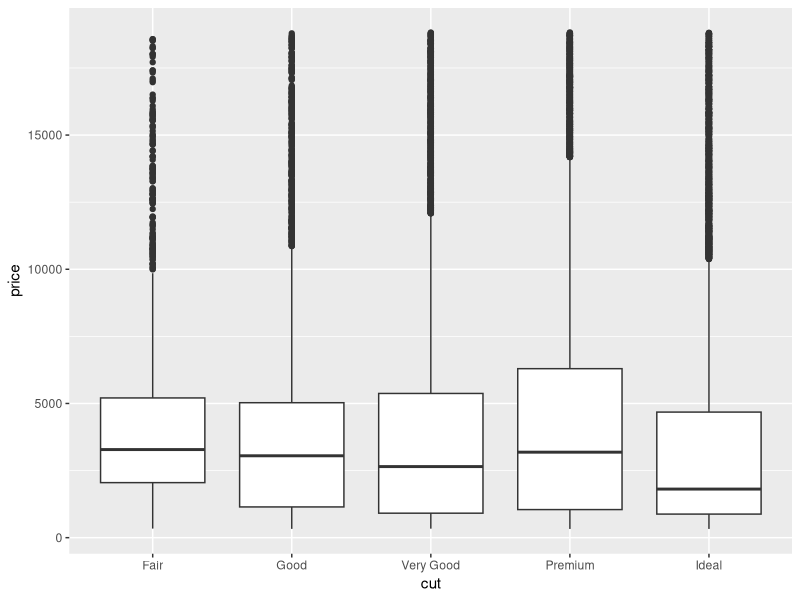
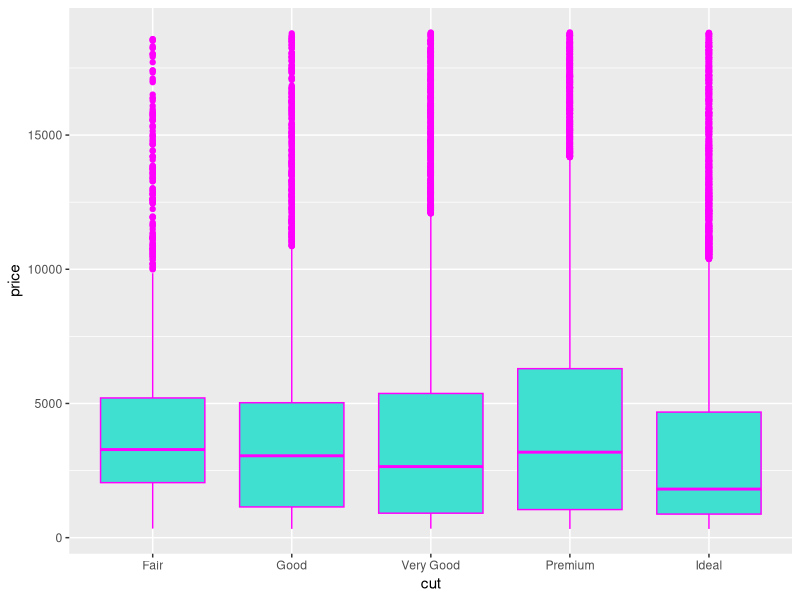
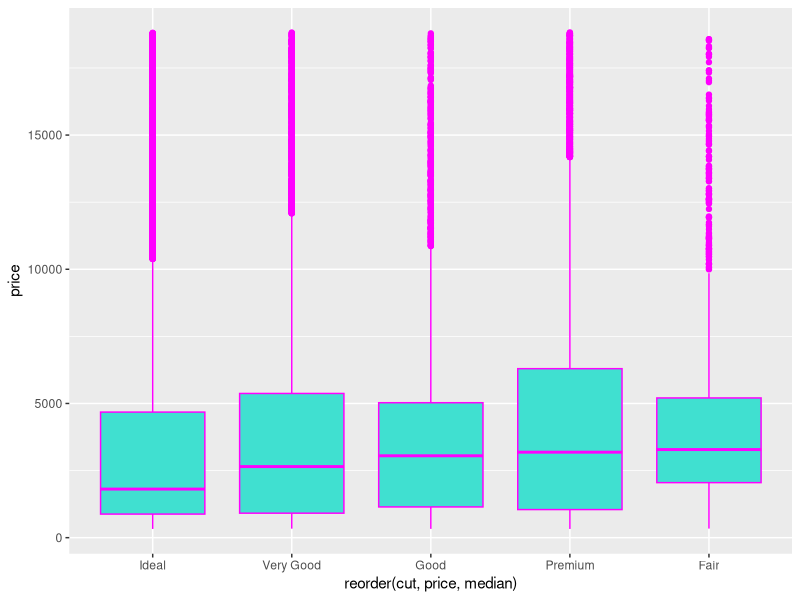
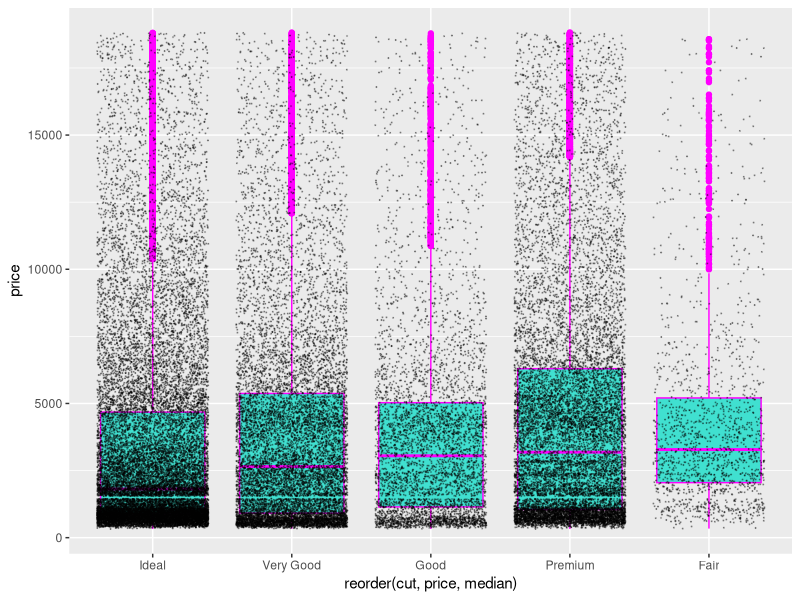
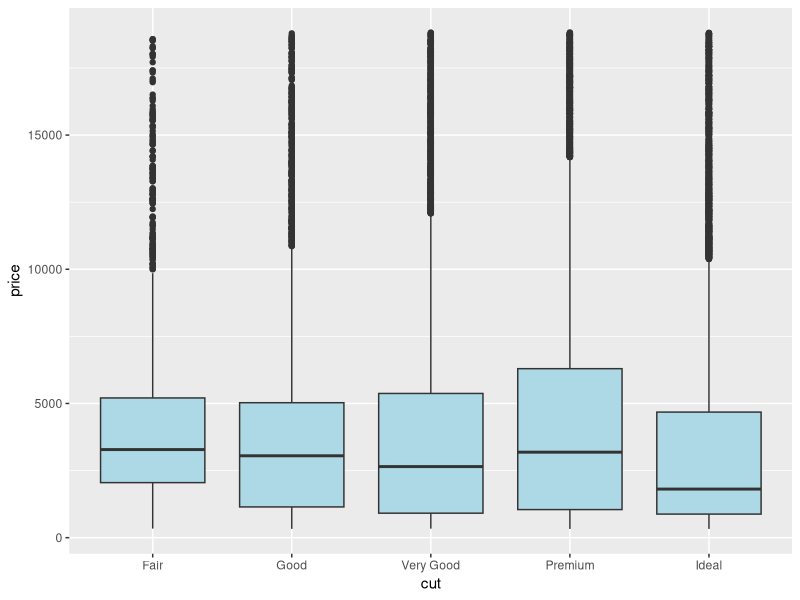
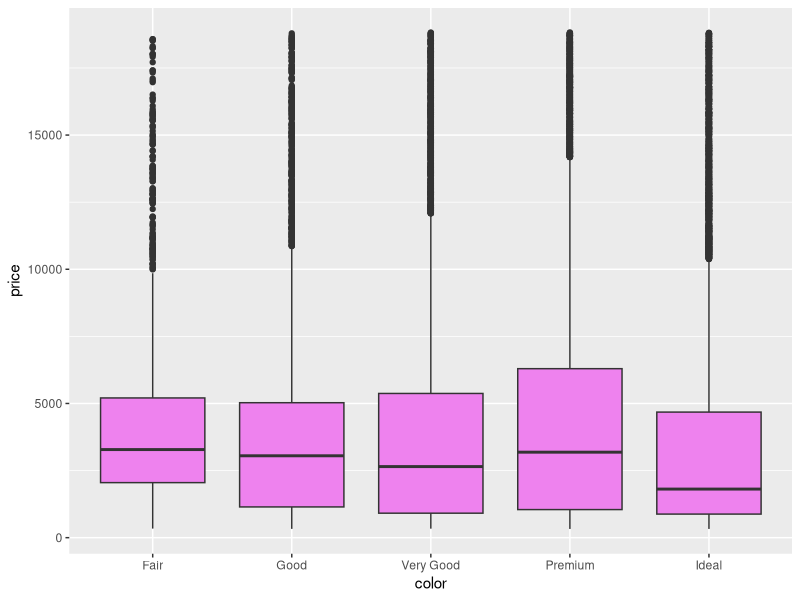
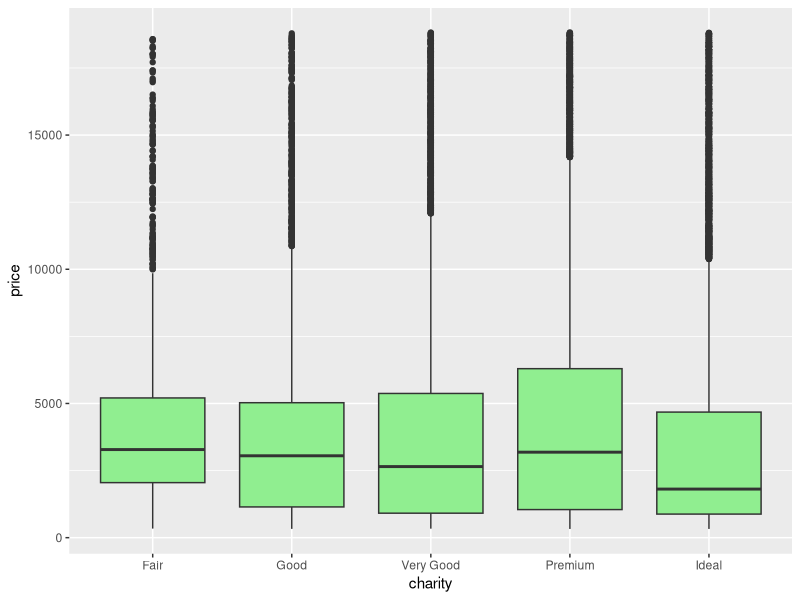
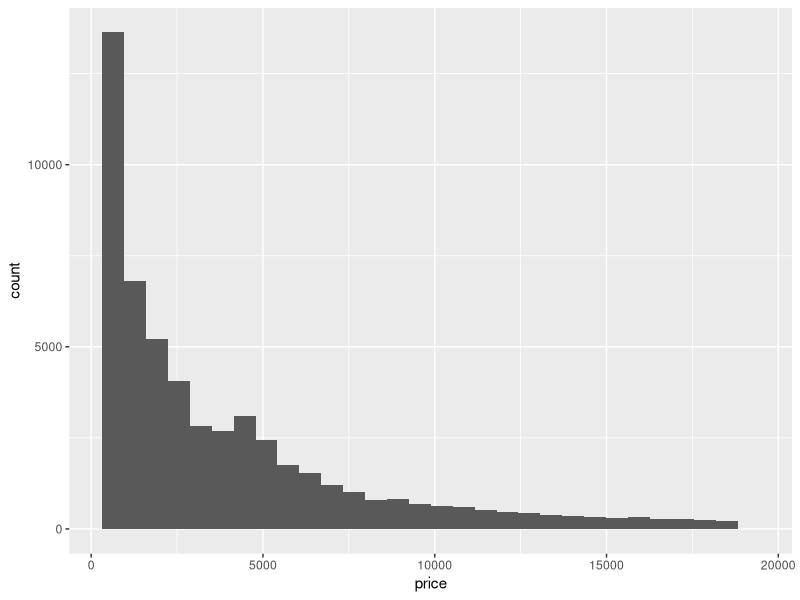

Write R code to recreate these figures, in order.
library(ggplot2)
data(diamonds)
#show the diamond prices, grouped by cut using boxplots
ggplot(diamonds, aes(x =cut, y = price)) +geom_boxplot() + labs(x = "cut", y = "price")
#apply colours to the boxes and their outline
ggplot(diamonds, aes(x =cut, y = price)) +geom_boxplot(fill = "turquoise",colour = "magenta")
#change cut by reorder(cut,price,meadean)in the plot aesthetics
ggplot(diamonds, aes(reorder(cut,price,median),price))+ geom_boxplot(fill = "turquoise",colour = "magenta")
# add geom_jitter(size=0.1,alpha=0.3)
ggplot(diamonds, aes(reorder(cut,price,median),price))+ geom_boxplot(fill = "turquoise",colour = "magenta")+ geom_jitter(size=0.1,alpha=0.3)
#plot a box plot of price which is grouped by cut
ggplot(diamonds, aes(x =cut, y = price)) +geom_boxplot(fill = "light blue")+labs (y="price", x="cut", tittle="box plot of price,grouped by cut")
#plot a box plot of price which is grouped by color
ggplot(diamonds, aes(x =cut, y = price)) +geom_boxplot(fill = "violet")+labs (y="price", x="color", tittle="box plot of price,grouped by cut")
#plot a box with chat which is grouped by charity
ggplot(diamonds, aes(x =cut, y = price)) +geom_boxplot(fill = "light green")+labs (y="price", x="charity", tittle="box plot of price,grouped by cut")


#plot histogram of all the diamond prices
ggplot(diamonds, aes(price)) +geom_histogram()
#create histogam of diamond prices for diffrent cuts,using faceting
ggplot(diamonds, aes(price)) +geom_histogram() +facet_wrap(~cut)
#add suitable argument to geom_histogam to add black outlines around the bars
ggplot(diamonds, aes(price)) +geom_histogram(color="green") +facet_wrap(~cut)
#add width to bars using the control binwidth with a geom_histogram()
ggplot(diamonds, aes(price)) +geom_histogram(binwidth=5)
#plot histogram of price with the plot of diamond
ggplot(diamonds, aes(x =price, fill = cut)) +geom_histogram() + labs (y="count", x="price", tittle= "price with cut of diamond")
#plot histogam of price the the clarity of diamond
ggplot(diamonds, aes(x =price, fill = clarity)) +geom_histogram() + labs (y="count", x="price", tittle= "price with clarity of diamond")
#plot histogram of vaues for price of diamond
ggplot(diamonds, aes(x =price)) +geom_histogram(fill="yellow",color="blue")+ labs (tittle= "histogam of price values")
#plot histogam to represent the lenght of diamond
ggplot(diamonds, aes(x =depth)) +geom_histogram(fill="purple")



#plopt a bar chart of diamond cuts
ggplot(diamonds, aes(cut)) +geom_bar()  
#set diff colors to the bar by adding a fill argument to the geom_bar
ggplot(diamonds, aes(cut)) +geom_bar(fill=c("blue","green","yellow","brown","red"))  
#decrese the width of the bar using the coltrol bar width
ggplot(diamonds, aes(cut,fill = cut)) +geom_bar(width = 0.2) 
#plot a stacked bar chart of diamond cuts by adding fill = clarity
ggplot(diamonds, aes(cut,fill =clarity)) +geom_bar()
#now add position-dodge to geom_bar to obtain groupd bar chart
ggplot(diamonds, aes(cut,fill = clarity)) +geom_bar(position="dodge")
#flip the coordinate system by generating a horizontal bar plot using coord_flip
ggplot(diamonds, aes(cut)) +geom_bar()+coord_flip()
#plot the quality of diamonds
ggplot(diamonds, aes(x =cut,fill = cut)) +geom_bar()
#plot the color of diamonds
ggplot(diamonds, aes(x =color,fill = color)) +geom_bar()+ labs (y="color of diamonds", x="diamond counts", tittle= "color of the diamonds")
#plot the clarity of the diamond
ggplot(diamonds, aes(x =clarity,fill =clarity)) +geom_bar()+ labs (y="clarity of diamonds", x="diamond counts", tittle= "clarity of the diamonds")
#plot the quality of diamond with clarity
ggplot(diamonds, aes(x =cut,fill =clarity)) +geom_bar()+ labs (y="quality of diamonds", x="diamond counts", tittle= "quality of the diamonds with clarity")
#plot quality of diamond with color
ggplot(diamonds, aes(x =cut,fill =color)) +geom_bar()+ labs (y="clarity of diamonds", x="diamond counts", tittle= "clarity of the diamonds with color")
